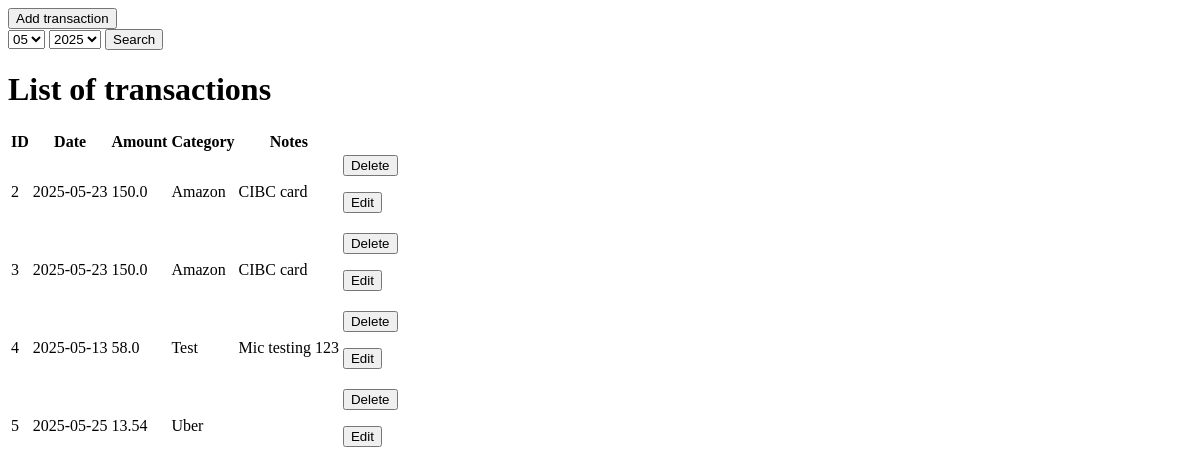
Before: / with the older database file.
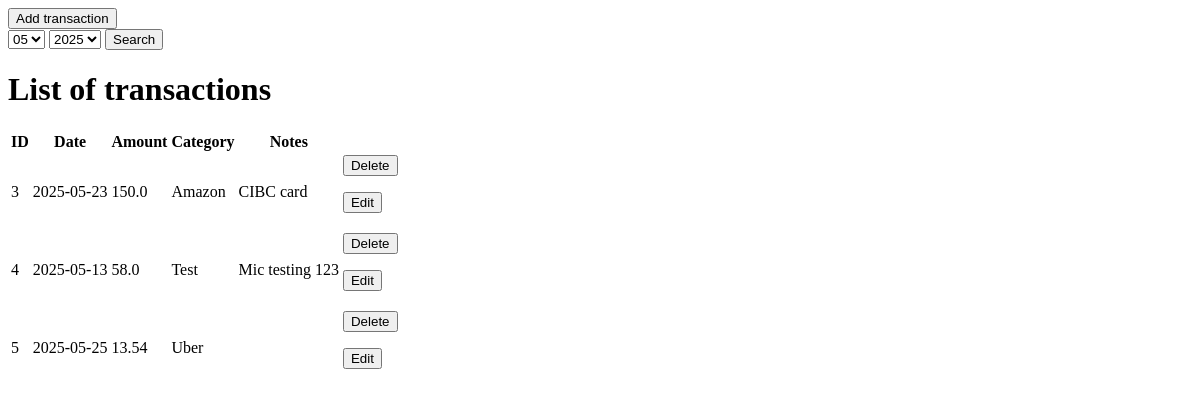
After: the same page with the newer database file.
### tables this page shows
CREATE TABLE expenses(
	id INTEGER PRIMARY KEY AUTOINCREMENT,
	date TEXT NOT NULL,
	amount REAL NOT NULL,
	category TEXT NOT NULL,
	notes TEXT);

### app.py (the view)
@app.route("/")
def home():
	conn = sq.connect("expenses.db")
	cursor=conn.cursor()
	cursor.execute("""SELECT DISTINCT strftime('%m', date), strftime('%Y', date) FROM expenses""")
	month_year=cursor.fetchall()
	selected_month=request.args.get("month")
	selected_year=request.args.get("year")
	if selected_month and selected_month:
		cursor.execute("""SELECT*FROM expenses WHERE strftime('%m', date) = ? AND strftime('%Y', date) = ?""", (selected_month,selected_year))
	else:
		cursor.execute("""SELECT*FROM expenses""")
	expenses=cursor.fetchall()
	conn.close()
	return render_template("home.html", month=[item[0] for item in month_year], year= [item[1] for item in month_year], expenses=expenses)

### templates/home.html (shortened to what this page needs)
<html>
	<head>
	</head>
	<body>
		<a href= "/add">
			<button type="button">Add transaction</button>
		</a>
		<form method="GET" action="/">
			<select name="month" id="month">
				{% for item in month %}
				<option value="{{item}}" {% if item == request.args.get('month') %}selected{% endif %}>{{item}}</option>
				{% endfor %}
			</select>
			<select name="year" id="year">
				{% for item in year %}
				<option value="{{item}}" {% if item == request.args.get('year') %}selected{% endif %}>{{item}}</option>
				{% endfor %}
			</select>
			<button type="submit">Search</button>
		</form>
		<h1>List of transactions</h1>
		<table>
			<tr>
				<th>ID</th>
				<th>Date</th>
				<th>Amount</th>
				<th>Category</th>
				<th>Notes</th>
			</tr>
			{% for items in expenses %}
			<tr>
				<td>{{items[0]}}</td>
				<td>{{items[1]}}</td>
				<td>{{items[2]}}</td>
				<td>{{items[3]}}</td>
				<td>{{items[4]}}</td>
				<td>
					<form action="/delete/{{items[0]}}", method="POST">
						<button type="submit">Delete</button>
					</form>
					<form action="/edit/{{items[0]}}",method="POST">
						<button type="submit">Edit</button>
					</form>
				</td>
			</tr>
			{% endfor %}
		</table>
	</body>
</html>

Changed rows visible on the page:
removed expenses: id "2", date "2025-05-23", amount "150.0", category "Amazon", notes "CIBC card"
